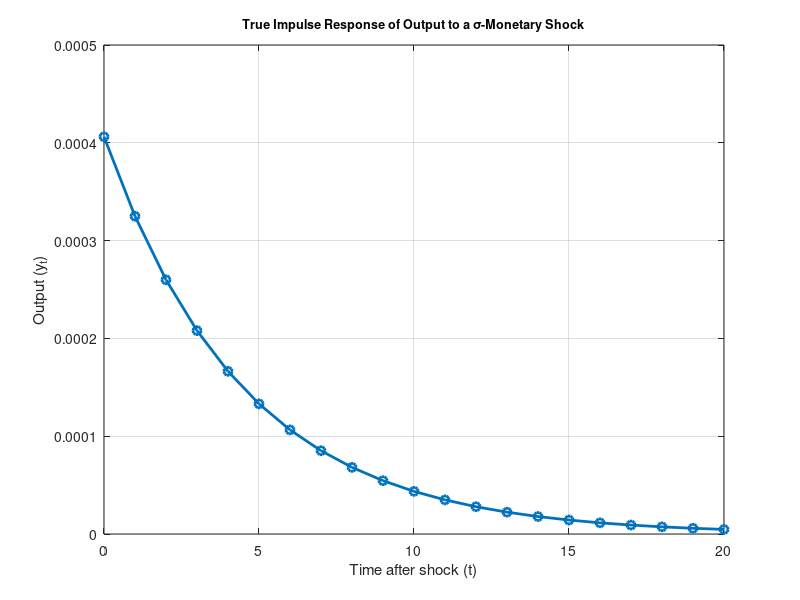

Reproduce this figure in MATLAB.
clear all 

% Parameters
beta = 0.99;
kappa = 0.13;
rho = 0.8;

% Coefficients from numerical solution (approximated)
a = 0; %0.701502; % 1.43991; 
b = 0.49232; %0.262662; % -1.70648; 
c = 0.6154; %0.885;
d = 0.115;  % Not used here since eta_t = 0

% Simulation settings
T = 21;                     % Number of periods
y = zeros(T, 1);            % Output
delta_M = zeros(T, 1);      % Money growth
eps = zeros(T, 1);          % Monetary shocks
eta = zeros(T, 1);          % Productivity shocks

% Apply one-unit shock at t = 0 -- or 1 standard deviation for eps
%eps(1) = 1;
eps(1) = 0.00066;

% Simulate model
for t = 1:T
    if t == 1
        delta_M(t) = eps(t);
        y(t) = c * eps(t);
    else
        delta_M(t) = rho * delta_M(t-1) + eps(t);
        y(t) = a * y(t-1) + b * delta_M(t-1) + c * eps(t);
    end
end

% Plot impulse response
figure;
plot(0:T-1, y, 'o-', 'LineWidth', 2);
title('True Impulse Response of Output to a σ-Monetary Shock','FontSize',9);
xlabel('Time after shock (t)');
ylabel('Output (y_t)');
grid on;

% Save figure
saveas(gcf, 'out/2_IRF_theoretical_y.png');
